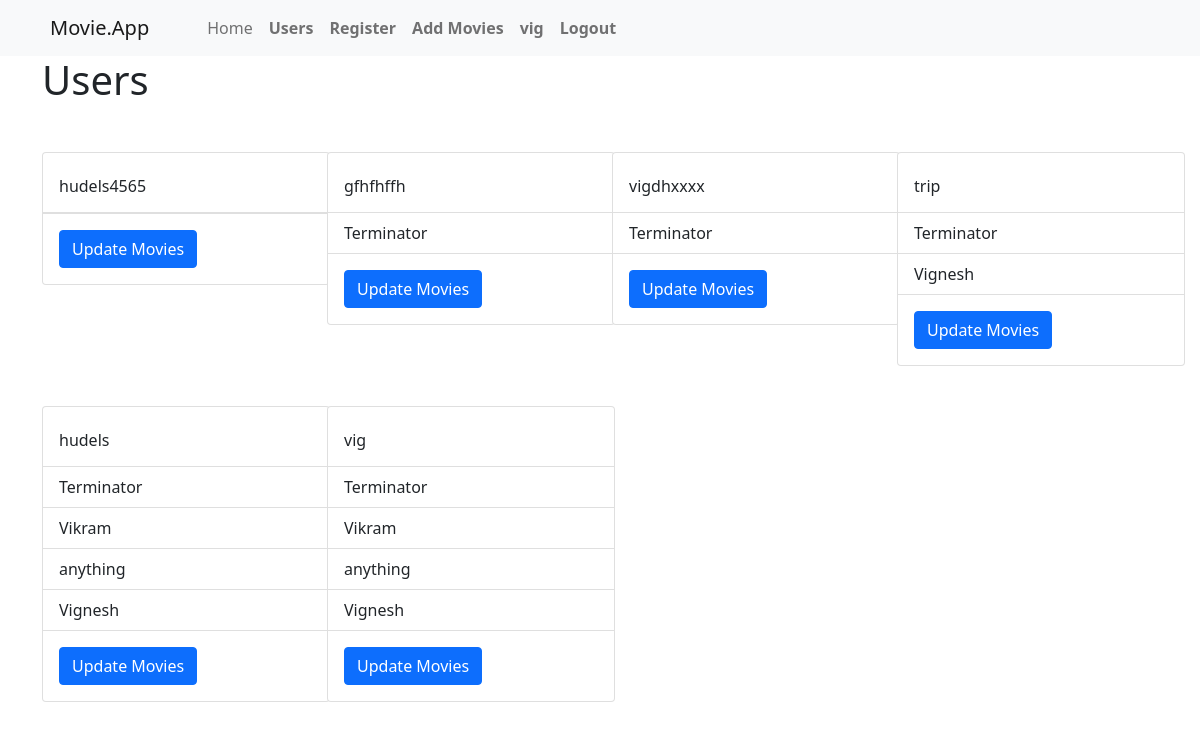
The page /users (signed in) on the database its author committed.
### movies/models.py (models this page shows, shortened)
class User(AbstractUser):
     movies = models.ManyToManyField(Movies)

class Movies(models.Model):
    name = models.CharField(max_length=100, null=True)
    image = models.ImageField(upload_to="media", null=True)
    description = models.CharField(max_length=200, null=True)

### movies/views.py (the view)
# urls.py: path("users", views.users_list, name= "users_list"),
@user_passes_test(check_admin)
def users_list(request):
    users = User.objects.annotate(q_count=Count('movies')).order_by('q_count')[:7]
    return render(request=request, template_name="user_list.html", context={"users":users})

### movies/views.py (called while the page is built)
def check_admin(user):
   return user.is_superuser

### templates/user_list.html (shortened to what this page needs)
{% load static %}
<!DOCTYPE html>
<html>
<head>
    <link href="https://cdn.jsdelivr.net/npm/bootstrap@5.1.3/dist/css/bootstrap.min.css" rel="stylesheet"
 />
</head>
<body>
    {% include 'header.html' %}
    {% block content %}
    <div class="container">
        <h1>Users </h1>
        <div class="row">
            {% for i in users %}
            <div class="col-sm-3" style="padding-top:40px;">
                <div class="card" style="width: 18rem;">
                    <div class="card-body">
                        <h6 class="card-text">{{i.username}}</h6>
                    </div>
                    <ul class="list-group list-group-flush">
                        {% for s in i.movies.all %}
                        <li class="list-group-item">{{s.name}}</li>
                        {% endfor %}
                    </ul>
                    <div class="card-body">
                        <a href="{% url 'update' i.username %}" class="card-link"><button class="btn btn-primary">Update Movies</button></a>
                    </div>
                </div>
            </div>
            {% endfor %}
        </div>
    </div>
    {% endblock %}
</body>
</html>

### templates/header.html (shortened to what this page needs)
{% load static %}
<!DOCTYPE html>
<html>
  <head>
    <link
      href="https://cdn.jsdelivr.net/npm/bootstrap@5.1.3/dist/css/bootstrap.min.css"
      rel="stylesheet"
    />
  </head>
  <body>
    <nav class="navbar navbar-expand-lg navbar-light bg-light">
      <div class="collapse navbar-collapse" id="navbarTogglerDemo01">
        <a class="navbar-brand" href="/">Movie.App</a>
        <ul class="navbar-nav mr-auto mt-2 mt-lg-0">
          <li class="nav-item active">
            <a class="nav-link" href="/"
              >Home </a>
          </li>
          {% if user.is_authenticated %}
          {% if user.is_superuser %}
          <li id="user" class="nav-item">
            <a class="nav-link" href="{% url 'users_list' %}">Users</a>
          </li>
          <li id="user" class="nav-item">
            <a class="nav-link" href="{% url 'register' %}">Register</a>
          </li>
          <li id="user" class="nav-item">
            <a class="nav-link" href="{% url 'add_movies' %}">Add Movies</a>
          </li>
          {% endif %}
          <li id="user" class="nav-item">
            <a class="nav-link">{{user.username}}</a>
          </li>
          <li id="user" class="nav-item">
            <a class="nav-link" href="{% url 'logout' %}">Logout</a>
          </li>
          {% endif %}
        </ul>
      </div>
    </nav>
  </body>
</html>

### templates/header.html (style rules this page uses)
.navbar-light .navbar-brand { color: rgba(0, 0, 0, 0.9); padding-left: 50px; }
.navbar-brand { padding-top: 0.3125rem; padding-bottom: 0.3125rem; margin-right: 50px; font-size: 1.25rem; text-decoration: none; white-space: nowrap; }
#user { font-weight: bolder; font-family: "Segoe UI", Tahoma, Geneva, Verdana, sans-serif; }

### rows shown on the page
User: username "vig"
User: username "hudels4565"
User: username "gfhfhffh"
Movies: name "Terminator"
User: username "vigdhxxxx"
User: username "trip"
Movies: name "Vignesh"
User: username "hudels"
Movies: name "Vikram"
Movies: name "anything"
